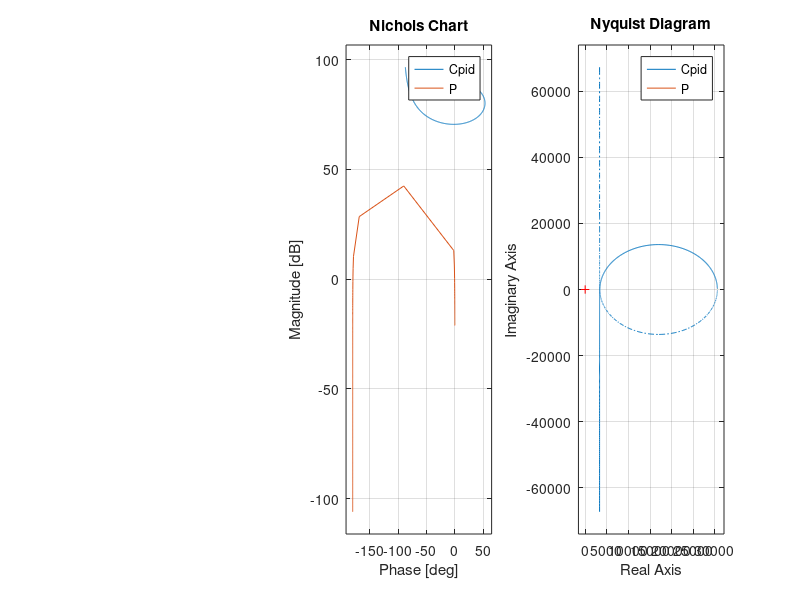

This chart was generated by the following MATLAB code: (Note: this script raises an error after producing the figure.)
%%PID
s = tf('s');
P= 1/(0.2*s^2 + 0.2292*s+11.36); % model of the plant
P= 1/(0.2*s^2 + 0.001*s+11.36); % model of the plant
[Pnum,Pden] = tfdata(P,'v');

Wc = 35*2*pi;%45*2*pi;
A = 0.1;
B = 10;
M = 0.20;

Tz = sqrt(1/A)/Wc;
Ti = B*Tz;
Tp = 1/(sqrt(1/A)*Wc);
Kp = M*Wc^2/sqrt(1/A);

Cpid = Kp * (Tz*s +1)*(Ti*s + 1)/(Ti*s*(Tp*s+1));

figure(1)
    subplot(1,3,1)
    bode(Cpid,P)
    grid on
    subplot(1,3,2)
    nichols(Cpid,P)
    grid on
    subplot(1,3,3)
    nyquist(Cpid,P)
    grid on
    
 Loop = loopsens(P,Cpid);
 
 figure(2)
    subplot(1,3,1)
    bode(Loop.Si,Loop.Ti,P*Loop.Si)
    legend('Sentivity function','Compl sens function','noise sens function')
    grid on
    subplot(1,3,2)
    nichols(Loop.Si,Loop.Ti,P*Loop.Si)
    grid on
    subplot(1,3,3)
    nyquist(Loop.Si,Loop.Ti,P*Loop.Si)
    grid on
PID_bandw=bandwidth(Loop.Ti)
%discrete version
ts = 1/1000;
Pd = c2d(P,ts, 'zoh');
Cpidd = c2d(Cpid,ts, 'tustin');
figure(27)
    bode(Cpid,Cpidd)
    grid on
    hold on
Loopd = loopsens(Pd,Cpidd);
 figure(3)
    subplot(1,3,1)
    bode(Loopd.Si,Loopd.Ti,Pd*Loopd.Si)
    legend('Sentivity function','Compl sens function','noise sens function')
    grid on
    subplot(1,3,2)
    nichols(Loopd.Si,Loopd.Ti,Pd*Loopd.Si)
    grid on
    subplot(1,3,3)
    nyquist(Loopd.Si,Loopd.Ti,Pd*Loopd.Si)
    grid on
PID_bandwd=bandwidth(Loopd.Ti)
 figure(19)
     bode(Loopd.Si,Loopd.Ti,Pd*Loopd.Si)
    legend('Sentivity function','Compl sens function','noise sens function')
    grid on
    hold on

%% V3 - PID+
s = tf('s');
P= 1/(0.2*s^2 + 0.2292*s+11.36)*exp(-0.003*s); % model of the plant
[Pnum,Pden] = tfdata(P,'v');

Wc = 25*2*pi;
A = 0.55;
B = 10;
M = 0.20;

%PID+ parameters
Cn = 0.3;
Cd = 0.3;



Tz = sqrt(1/A)/Wc;
Ti = Tz;
Tp = 1/(sqrt(1/A)*Wc);
Kp = M*Wc^2/sqrt(1/A);

Cpid = Kp * (Tz*s +1)*(Ti*s + 1)/(Ti*s*(Tp*s+1));
Cpidd= Kp * (s^2*Ti^2 +2*Cn*Ti*s+1)/(s*Ti*(s^2 *Tp^2 + 2*Cd*Tp*s +1)) 

figure(4)
    subplot(1,3,1)
    bode(Cpidd,P)
    grid on
    subplot(1,3,2)
    nichols(Cpid,P)
    grid on
    
 Loop = loopsens(P,Cpidd);
 
 figure(5)
    subplot(1,3,1)
    bode(Loop.Si,Loop.Ti,P*Loop.Si)
    legend('Sentivity function','Compl sens function','noise sens function')
    grid on
    subplot(1,3,2)
    nichols(Loop.Si,Loop.Ti,P*Loop.Si)
    grid on
    subplot(1,3,3)
    nyquist(Loop.Si,Loop.Ti,P*Loop.Si)
    grid on
PIDD_bandw=bandwidth(Loop.Ti)
%discrete version
ts = 1/1000;
Pd = c2d(P,ts, 'zoh');
Cpiddd = c2d(Cpidd,ts, 'tustin');
[Cnum,Cden] = tfdata(Cpidd,'v');
Loopd = loopsens(Pd,Cpiddd);
 figure(6)
    subplot(1,3,1)
    bode(Loopd.Si,Loopd.Ti,Pd*Loopd.Si)
    legend('Sentivity function','Compl sens function','noise sens function')
    grid on
    subplot(1,3,2)
    nichols(Loopd.Si,Loopd.Ti,Pd*Loopd.Si)
    grid on
    subplot(1,3,3)
    nyquist(Loopd.Si,Loopd.Ti,Pd*Loopd.Si)
    grid on
PIDD_bandwd=bandwidth(Loopd.Ti)